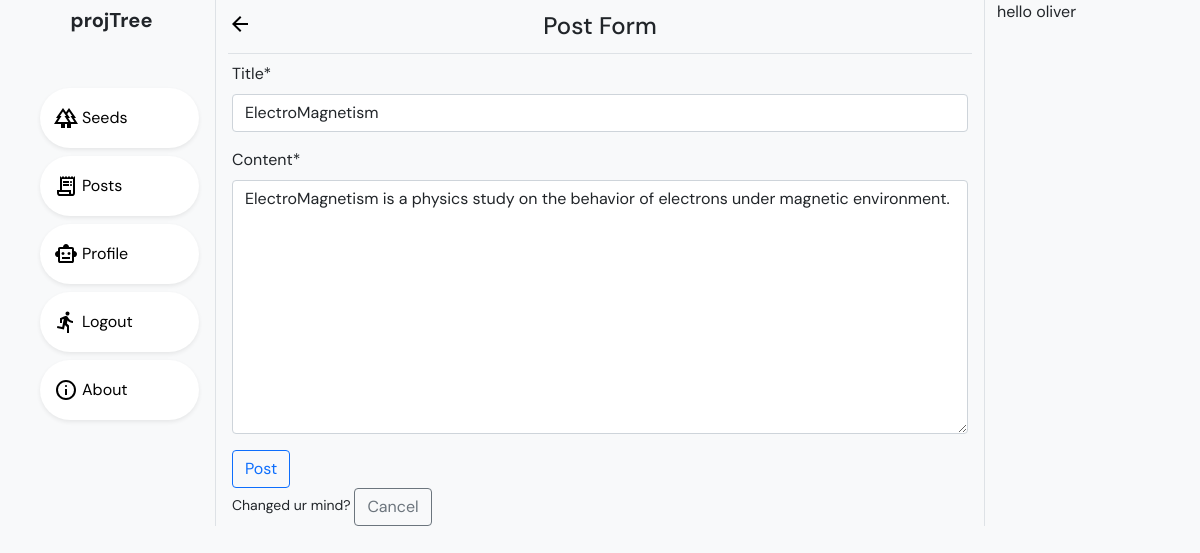
The app's page /post/1/update/ (signed in) with its own data.
### post/models.py (models this page shows, shortened)
class Post(models.Model):
    title = models.CharField(max_length=50)
    img = models.ImageField(upload_to='seed_pics', default='default_seed_pic.PNG') #to be specified
    content = models.TextField()
    date_posted = models.DateField(default = timezone.now)
    author = models.ForeignKey(User, on_delete=models.CASCADE)

### post/views.py (the view, shortened to what this page needs)
# urls.py: path('<int:pk>/update/', post_views.PostUpdateView.as_view(), name='post_update'),
class PostUpdateView(LoginRequiredMixin, UserPassesTestMixin, UpdateView):
    model = Post
    fields = ['title', 'content']
    def test_func(self) -> bool | None: #ensure current user only edits their posts
        post = self.get_object()
        return post.author == self.request.user

### post/templates/post/post_form.html (shortened to what this page needs)
{% extends "base.html" %}
{% load static %}
{% load crispy_forms_tags %}
{% block href %}
<a class="position-absolute start-0" href="{% url 'posts' %} "> <img
        src="{% static 'seed/icons/arrow_back_icon.svg' %}" alt="Last Page"></a>
{% endblock %}
{% block head %}
Post Form
{% endblock %}
{% block content %}
    <div>
        <form method="POST">
            <fieldset class="form-group">
                {{form|crispy}}
            </fieldset>
            <div class="form-group">
                <button class="btn btn-outline-primary" type="submit">
                    Post
                </button>
            </div>
        </form>
        <form >
            <small>
                Changed ur mind?
                <a href="{%url 'posts'%}" class="btn btn-outline-secondary">Cancel</a>
            </small>
        </form>
    </div>
{% endblock %}

### templates/base.html (shortened to what this page needs)
{% load static %}
<!DOCTYPE html>
<html lang="en">
<head>
  <link href="https://cdn.jsdelivr.net/npm/bootstrap@5.0.2/dist/css/bootstrap.min.css" rel="stylesheet"
>
  <link rel="stylesheet" type="text/css" href="{% static 'seed/css/style.css' %}">
</head>
<body class="bg-light" >
  <div class="container-fluid row mx-0 bg-light" style="font-family: DM Sans; ">
    <div class="navPart col-lg-2 col-md-2 col-sm-2 d-none d-sm-block bg-light border-end">
      <div class="d-flex flex-column sticky-top">
        <div class="logo justify-content-center align-content-center mb-5">
          <a class="text-body navbar-brand d-none d-md-block text-center" href="{% url 'home' %} "><strong>projTree</strong></a>
        </div>
        <div class="navs row justify-content-center mx-1">
          <a href="{% url 'seed_list' %} " class="navBtn d-flex rounded-pill col-12 mb-2 shadow-sm py-3" >
            <img class="me-1" src="{% static 'seed/icons/seed_list_icon.svg' %}" alt="alt">
            <p class="d-none d-md-block my-auto">Seeds</p>
          </a>
          <a href="{% url 'posts' %} " class="navBtn d-flex rounded-pill col-12 mb-2 shadow-sm py-3">
            <img class="me-1" src="{% static 'seed/icons/posts_icon.svg' %}" alt="alt">
            <p class="d-none d-md-block my-auto">Posts</p>
          </a>
          {% if user.is_authenticated %}
          <a href="{% url 'profile' %} " class="navBtn d-flex rounded-pill col-12 mb-2 shadow-sm py-3">
            <img class="me-1" src="{% static 'seed/icons/profile_icon.svg' %}" alt="alt">
            <p class="d-none d-md-block my-auto">Profile</p>
          </a>
          <a href="{% url 'logout' %} " class="navBtn d-flex rounded-pill col-12 mb-2 shadow-sm py-3">
            <img class="me-1" src="{% static 'seed/icons/logout_icon.svg' %}" alt="alt">
            <p class="d-none d-md-block my-auto">Logout</p>
          </a>
          {% endif %}
          <a href="{% url 'about' %} " class="navBtn d-flex rounded-pill col-12 mb-2 shadow-sm py-3">
            <img class="me-1" src="{% static 'seed/icons/about_icon.svg' %}" alt="alt">
            <p class="d-none d-md-block my-auto">About</p>
          </a>
        </div>
      </div>
    </div>
    <div class="contentPart col-lg-8 col-md-10 col-sm-10  bg-light" style="padding-top: 0%;">
      <div class="heading border-bottom sticky-top text-center bg-light h4 py-2">
        {% block href %} {% endblock %}
        <p class="my-1"> {% block head %} {% endblock %} </p>
      </div>
      <div class="px-1">
        {% block content %}
        {% endblock %}
      </div>
    </div>
    <div class="infoPart col-lg-2 d-none d-lg-block border-start">
      <div class="sticky-top">
        {% if user.is_authenticated %}
        <p>hello {{user.username}} </p>
        {% endif %}
      </div>
    </div>
  </div>
</body>
</html>

### seed/static/seed/css/style.css (style rules this page uses)
a { text-decoration: none; }

### templates/base.html (style rules this page uses)
.navBtn { background-color: white; color: #000; box-sizing: border-box; border: 2px solid transparent; }

### records on screen
Post: title "ElectroMagnetism", content "ElectroMagnetism is a physics study on the behavior of electrons under magnetic environment."

### other values on screen
{{ user.username }} "oliver"
